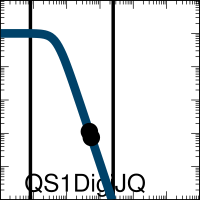

gnuplot code for this plot:

set output "demo_FixedGatesDigital0xFE_005_A000_xfer_model_QS1_DigiJQ.eps"
set terminal postscript eps enhanced color "Helvetica, 35" size 2,2
set logscale x
set logscale y
set lmargin screen 0.0
set rmargin screen 1.0
set tmargin screen 1.0
set bmargin screen 0.0
set size ratio 1.0
set border linewidth 2
set tics scale 2
set mxtics 10
set mytics 10
set key bottom left
set key samplen -1
set xrange [0.001:1000.0]
set yrange [0.001:1000.0]
set format y "10^{%L}"    
set format x "10^{%L}"    
set format x ""    
set xlabel '11110000'
set arrow from 0.0082,0.001 to 0.0082,1000.0 nohead lw 10 lt 2 lc rgb '#000000'
set arrow from 2.5,0.001 to 2.5,1000.0 nohead lw 10 lt 2 lc rgb '#000000'
ymin = 0.0
ymax = 100.0
K = 0.05
n = 3.0
set dummy x

plot ymin+(ymax-ymin)/(1.0+(x/K)**n) lw 25 lc rgb '#004368' title 'QS1DigiJQ',\
 "<echo '1 2'" using (0.48):(0.11290045792425736)  with points pt 7 ps 4 lc rgb 'black' notitle,\
 "<echo '1 2'" using (0.55):(0.07507507507507508)  with points pt 7 ps 4 lc rgb 'black' notitle
